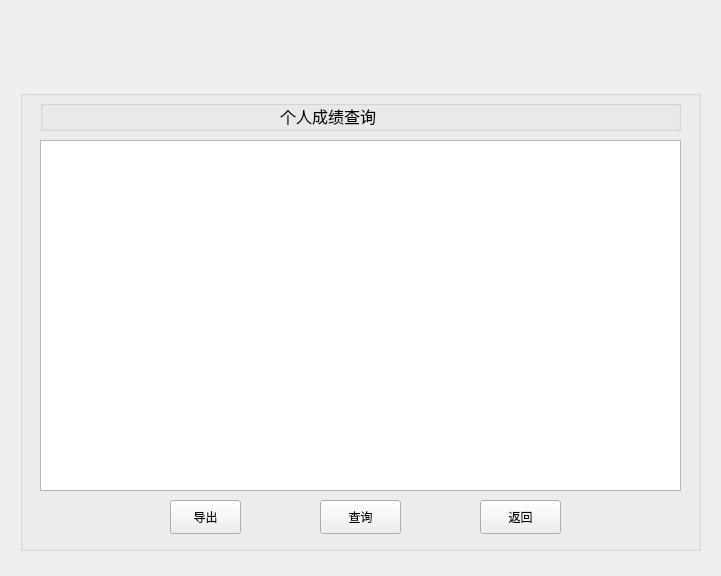
<?xml version="1.0" encoding="UTF-8"?>
<ui version="4.0">
 <class>SelectSelfGrade</class>
 <widget class="QWidget" name="SelectSelfGrade">
  <property name="geometry">
   <rect>
    <x>0</x>
    <y>0</y>
    <width>721</width>
    <height>576</height>
   </rect>
  </property>
  <property name="minimumSize">
   <size>
    <width>721</width>
    <height>575</height>
   </size>
  </property>
  <property name="maximumSize">
   <size>
    <width>722</width>
    <height>576</height>
   </size>
  </property>
  <property name="windowTitle">
   <string>学生选课信息管理系统</string>
  </property>
  <widget class="QLabel" name="label">
   <property name="geometry">
    <rect>
     <x>-30</x>
     <y>-50</y>
     <width>1071</width>
     <height>841</height>
    </rect>
   </property>
   <property name="text">
    <string>&lt;html&gt;&lt;head/&gt;&lt;body&gt;&lt;p&gt;&lt;img src=&quot;:/image/R-C.jpg&quot;/&gt;&lt;/p&gt;&lt;/body&gt;&lt;/html&gt;</string>
   </property>
  </widget>
  <widget class="QGroupBox" name="groupBox">
   <property name="geometry">
    <rect>
     <x>20</x>
     <y>90</y>
     <width>681</width>
     <height>461</height>
    </rect>
   </property>
   <property name="title">
    <string/>
   </property>
   <widget class="QTableView" name="tableView">
    <property name="geometry">
     <rect>
      <x>20</x>
      <y>50</y>
      <width>641</width>
      <height>351</height>
     </rect>
    </property>
   </widget>
   <widget class="QGroupBox" name="groupBox_2">
    <property name="geometry">
     <rect>
      <x>20</x>
      <y>10</y>
      <width>641</width>
      <height>31</height>
     </rect>
    </property>
    <property name="title">
     <string/>
    </property>
    <widget class="QLabel" name="labTitle">
     <property name="geometry">
      <rect>
       <x>240</x>
       <y>0</y>
       <width>151</width>
       <height>31</height>
      </rect>
     </property>
     <property name="font">
      <font>
       <family>02UtsukushiMincho</family>
       <pointsize>12</pointsize>
      </font>
     </property>
     <property name="text">
      <string>个人成绩查询</string>
     </property>
    </widget>
   </widget>
   <widget class="QPushButton" name="btnSelect">
    <property name="geometry">
     <rect>
      <x>300</x>
      <y>410</y>
      <width>81</width>
      <height>34</height>
     </rect>
    </property>
    <property name="text">
     <string>查询</string>
    </property>
   </widget>
   <widget class="QPushButton" name="btnBack">
    <property name="geometry">
     <rect>
      <x>460</x>
      <y>410</y>
      <width>81</width>
      <height>34</height>
     </rect>
    </property>
    <property name="text">
     <string>返回</string>
    </property>
   </widget>
   <widget class="QPushButton" name="out">
    <property name="geometry">
     <rect>
      <x>150</x>
      <y>410</y>
      <width>71</width>
      <height>34</height>
     </rect>
    </property>
    <property name="text">
     <string>导出</string>
    </property>
   </widget>
  </widget>
 </widget>
 <resources/>
 <connections/>
</ui>
